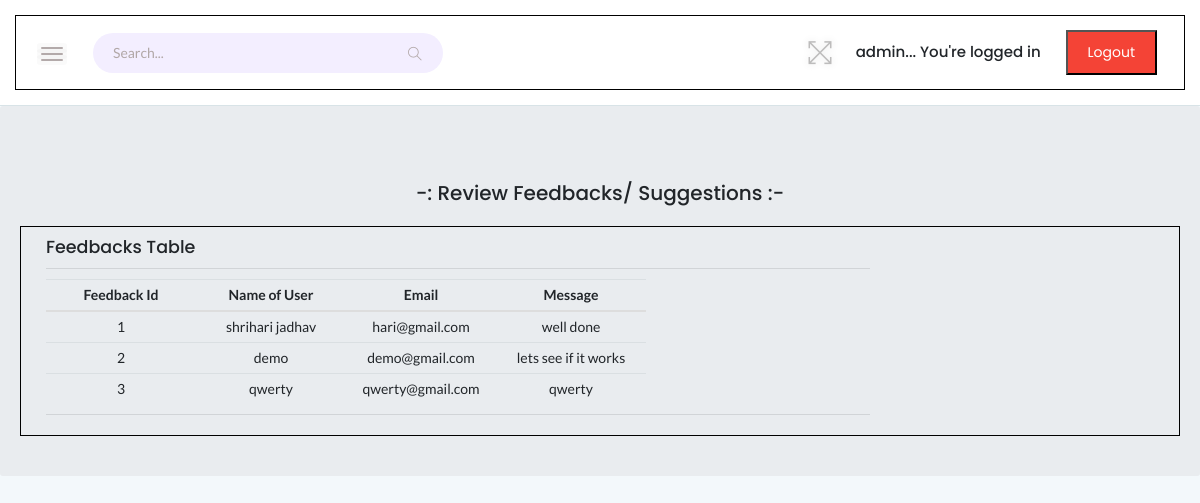
/admin/reviewfeedback.php (signed in), run on the app's committed database.
### tables this page shows
CREATE TABLE `feedbackorsuggestion` (
  `feedbackorsuggestion_id` int(11) NOT NULL,
  `name` varchar(100) NOT NULL,
  `email` varchar(100) NOT NULL,
  `message` varchar(2000) NOT NULL
);

### admin/reviewfeedback.php (the view, shortened to what this page needs)
<?php
	require 'db.php';
?>
<!DOCTYPE HTML>
<html>
    <head>
       <link rel="stylesheet" href="style.css">
        <link rel="stylesheet" href="bootstrap-3.3.7-dist/css/bootstrap.css">
        <link rel="stylesheet" href="style.css">
    </head>
    <body>
    	<?php
    	include ('head.php');
    	?>
        <div class="jumbotron">
        	<h2 style="text-align: center;margin-top: 3%;">-: Review Feedbacks/ Suggestions :-</h2><br>
            <div class="container-fluid">
                <div class="row">
                    <div class="col-md-9" id="left"  >
                        <h3 >Feedbacks Table</h3>
                        <hr>
                        <table class="table table-responsive table-condensed">
                            <thead>
                                <tr>
                                	<th id="mystyle">Feedback  Id</th>
                                    <th id="mystyle">Name of User</th>
                                    <th id="mystyle">Email</th>
                                    <th id="mystyle">Message</th>
                                </tr>
                            </thead>
                            <tbody>
                            	<?php
									$sql = "SELECT * FROM `feedbackorsuggestion`";
									$result = mysqli_query($con, $sql);
									while($row = mysqli_fetch_assoc($result)){
										echo "
											<tr>
												<td id='mystyle'>$row[feedbackorsuggestion_id]</td>
												<td id='mystyle'>$row[name]</td>
												<td id='mystyle'>$row[email]</td>
												<td id='mystyle'>$row[message]</td>
											</tr>
										";
									}
								?>
                            </tbody>
                        </table>
                        <hr>
                    </div>
                </div>
            </div>
        </div>
    </body>
</html>

### admin/style.css (style rules this page uses)
.jumbotron { background: white; }
.row { padding: 10px; }

### admin/assets/css/typography.css (style rules this page uses)
body { font-size: 14px; font-family: 'Lato', sans-serif; }
h1, h2, h3, h4, h5, h6 { margin: 0; font-family: 'Poppins', sans-serif; }

### admin/assets/css/default-css.css (style rules this page uses)
* { margin: 0; padding: 0; box-sizing: border-box; }
*, *:before, *:after { -moz-box-sizing: border-box; -webkit-box-sizing: border-box; box-sizing: border-box; }
html { -webkit-font-smoothing: antialiased; }
body { background: #fff; font-weight: normal; -webkit-font-smoothing: antialiased; -webkit-text-size-adjust: 100%; }
:root { --primary-color: #4336FB; }

### admin/assets/css/styles.css (style rules this page uses)
table tr th { border-bottom: none; }
table tr th, table tr td { border-top: 1px solid rgba(120, 130, 140, 0.13) !important; }

### admin/reviewfeedback.php (style rules this page uses)
.jumbotron { background: white; }
.container-fluid { margin-left: 1%; }
.row { border: 1px solid black; }
td { text-align: center; margin-top: 5px; }

### data on the page
feedbackorsuggestion: feedbackorsuggestion_id "1", name "shrihari jadhav", email "hari@gmail.com", message "well done"
feedbackorsuggestion: feedbackorsuggestion_id "2", name "demo", email "demo@gmail.com", message "lets see if it works"
feedbackorsuggestion: feedbackorsuggestion_id "3", name "qwerty", email "qwerty@gmail.com", message "qwerty"

### other printed values
$_SESSION['user_name'] "admin"
